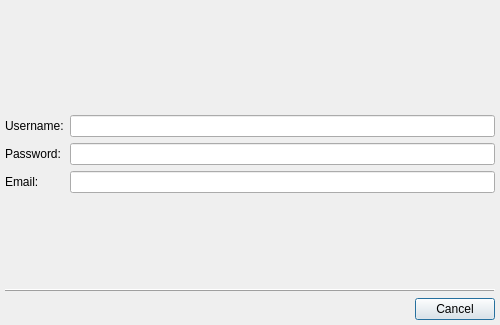
<?xml version="1.0" encoding="UTF-8"?>
<ui version="4.0">
 <class>RegisterDialogClass</class>
 <widget class="QDialog" name="RegisterDialogClass">
  <property name="geometry">
   <rect>
    <x>0</x>
    <y>0</y>
    <width>500</width>
    <height>325</height>
   </rect>
  </property>
  <layout class="QVBoxLayout">
   <property name="margin">
    <number>5</number>
   </property>
   <item>
    <widget class="QStackedWidget" name="stwForm">
     <property name="currentIndex">
      <number>0</number>
     </property>
     <widget class="QWidget" name="spgForm">
      <layout class="QGridLayout">
       <property name="margin">
        <number>0</number>
       </property>
       <item row="0" column="0">
        <spacer>
         <property name="orientation">
          <enum>Qt::Vertical</enum>
         </property>
         <property name="sizeHint" stdset="0">
          <size>
           <width>20</width>
           <height>40</height>
          </size>
         </property>
        </spacer>
       </item>
       <item row="1" column="0" colspan="2">
        <widget class="QLabel" name="lblInstuctions">
         <property name="textFormat">
          <enum>Qt::PlainText</enum>
         </property>
         <property name="alignment">
          <set>Qt::AlignCenter</set>
         </property>
         <property name="wordWrap">
          <bool>true</bool>
         </property>
        </widget>
       </item>
       <item row="2" column="0">
        <widget class="QLabel" name="lblUserName">
         <property name="text">
          <string>Username:</string>
         </property>
         <property name="textFormat">
          <enum>Qt::PlainText</enum>
         </property>
         <property name="buddy">
          <cstring>lneUserName</cstring>
         </property>
        </widget>
       </item>
       <item row="2" column="1">
        <widget class="QLineEdit" name="lneUserName"/>
       </item>
       <item row="3" column="0">
        <widget class="QLabel" name="lblPassword">
         <property name="text">
          <string>Password:</string>
         </property>
         <property name="textFormat">
          <enum>Qt::PlainText</enum>
         </property>
         <property name="buddy">
          <cstring>lnePassword</cstring>
         </property>
        </widget>
       </item>
       <item row="3" column="1">
        <widget class="QLineEdit" name="lnePassword">
         <property name="echoMode">
          <enum>QLineEdit::Password</enum>
         </property>
        </widget>
       </item>
       <item row="4" column="0">
        <widget class="QLabel" name="lblEmail">
         <property name="text">
          <string>Email:</string>
         </property>
         <property name="textFormat">
          <enum>Qt::PlainText</enum>
         </property>
         <property name="buddy">
          <cstring>lneEMail</cstring>
         </property>
        </widget>
       </item>
       <item row="4" column="1">
        <widget class="QLineEdit" name="lneEMail"/>
       </item>
       <item row="5" column="0">
        <spacer>
         <property name="orientation">
          <enum>Qt::Vertical</enum>
         </property>
         <property name="sizeHint" stdset="0">
          <size>
           <width>52</width>
           <height>51</height>
          </size>
         </property>
        </spacer>
       </item>
      </layout>
     </widget>
     <widget class="QWidget" name="spgDataForm"/>
    </widget>
   </item>
   <item>
    <widget class="QFrame" name="frame">
     <property name="frameShape">
      <enum>QFrame::HLine</enum>
     </property>
     <property name="frameShadow">
      <enum>QFrame::Raised</enum>
     </property>
    </widget>
   </item>
   <item>
    <widget class="QDialogButtonBox" name="dbbButtons">
     <property name="standardButtons">
      <set>QDialogButtonBox::Cancel</set>
     </property>
    </widget>
   </item>
  </layout>
 </widget>
 <layoutdefault spacing="6" margin="11"/>
 <tabstops>
  <tabstop>lneUserName</tabstop>
  <tabstop>lnePassword</tabstop>
  <tabstop>lneEMail</tabstop>
  <tabstop>dbbButtons</tabstop>
 </tabstops>
 <resources/>
 <connections/>
</ui>
